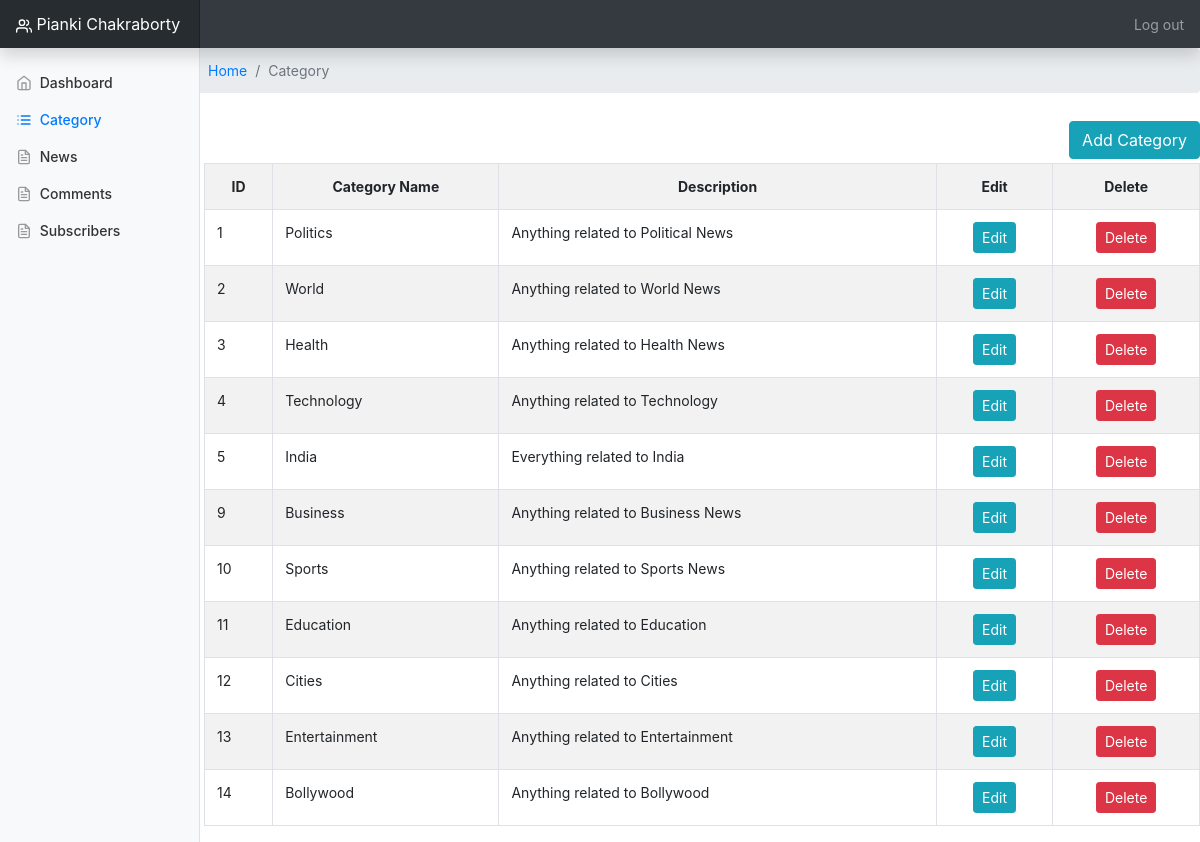
/category.php (signed in), run on the app's committed database.
### tables this page shows
CREATE TABLE `category` (
  `id` int(100) NOT NULL,
  `category_name` varchar(200) NOT NULL,
  `des` varchar(500) NOT NULL
);

### category.php (the view, shortened to what this page needs)
<?php
  include('include/header.php');
?>
<div style="margin-left: 16%; width: 100%;">
    <ul class="breadcrumb">
      <li class="breadcrumb-item " ><a href="home.php">Home</a></li>
      <li class="breadcrumb-item active" >Category</li>
    </ul>
  </div>
<div style="margin-left: 17%; margin-top: 1%; width:90%;">
  <div class="text-right">
    <a href="addcategory.php" class="btn btn-info"></i> Add Category</a>
  </div>
  <table class="table table-bordered table-striped mt-1">
    <tr class="text-center">
      <th>ID</td>
      <th>Category Name</th>
      <th>Description</th>
      <th>Edit</th>
      <th>Delete</th>
    </tr>
      <?php
        include('db/config.php');
        $query=mysqli_query($con, "select * from category");
        while ($row=mysqli_fetch_array($query))
         {
      ?>
      <tr >
      <td><?php echo $row['id'];?></td>
      <td><?php echo $row['category_name'];?></td>
      <td><?php echo substr($row['des'],0,100);?></td>
      <td class="text-center"><a class="btn btn-info btn-sm" href="edit.php?id=<?php echo $row['id'];?>"> Edit</a></td>
      <td class="text-center"><a class="btn btn-danger btn-sm" href="delete.php?did=<?php echo $row['id'];?>"> Delete</a></td>
      </tr>
    <?php }?>
  </table>
</div>
<?php
 include("include/footer.php");
?>

### style/dashboard.css (style rules this page uses)
body { font-size: .875rem; }

### data on the page
category: id "1", category_name "Politics", des "Anything related to Political News"
category: id "2", category_name "World", des "Anything related to World News"
category: id "3", category_name "Health", des "Anything related to Health News"
category: id "4", category_name "Technology", des "Anything related to Technology"
category: id "5", category_name "India", des "Everything related to India"
category: id "9", category_name "Business", des "Anything related to Business News"
category: id "10", category_name "Sports", des "Anything related to Sports News"
category: id "11", category_name "Education", des "Anything related to Education"
category: id "12", category_name "Cities", des "Anything related to Cities"
category: id "13", category_name "Entertainment", des "Anything related to Entertainment"
category: id "14", category_name "Bollywood", des "Anything related to Bollywood"

### other printed values
$_SESSION['email'] "Pianki Chakraborty"
